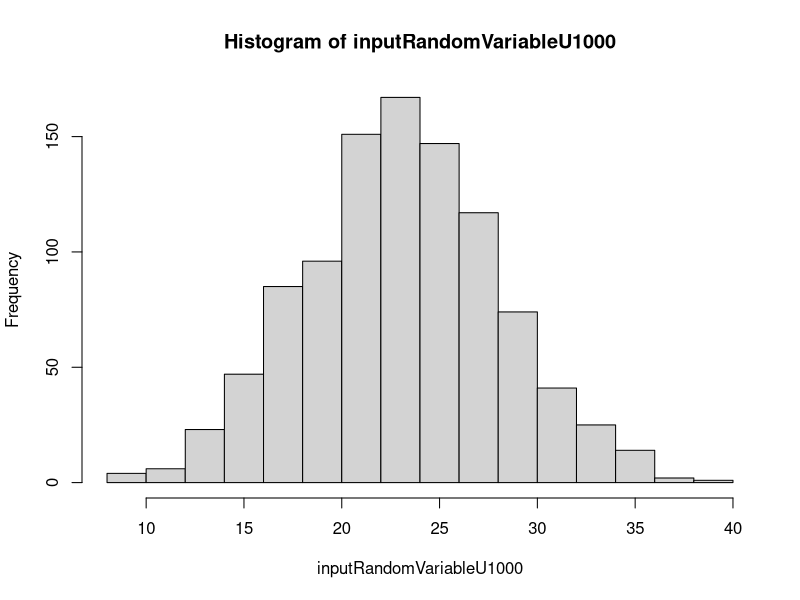
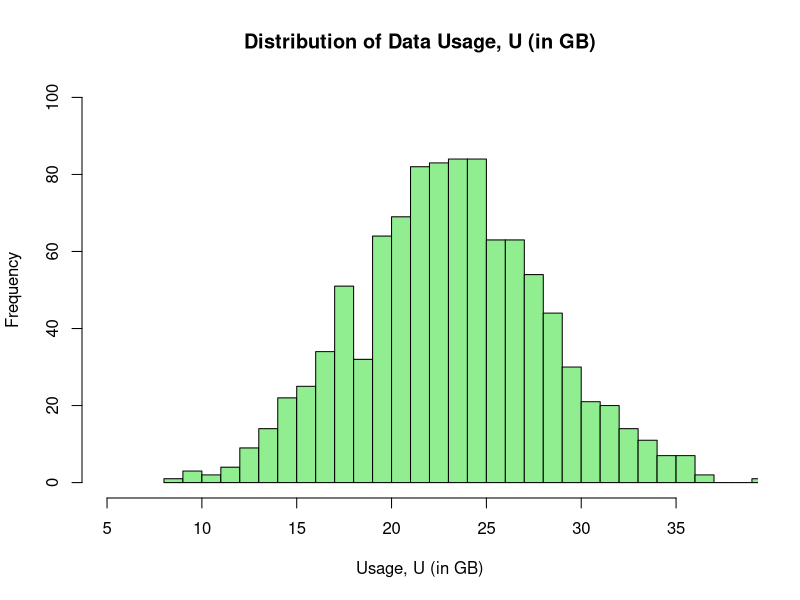
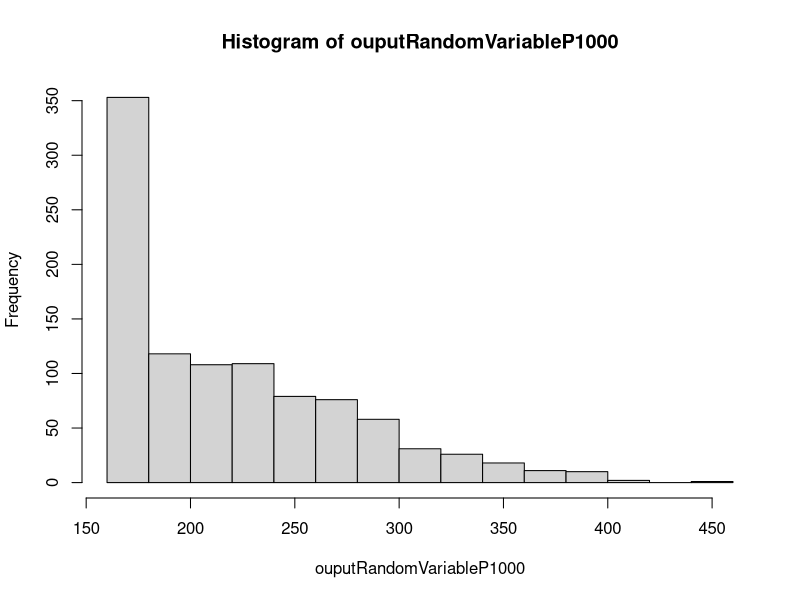
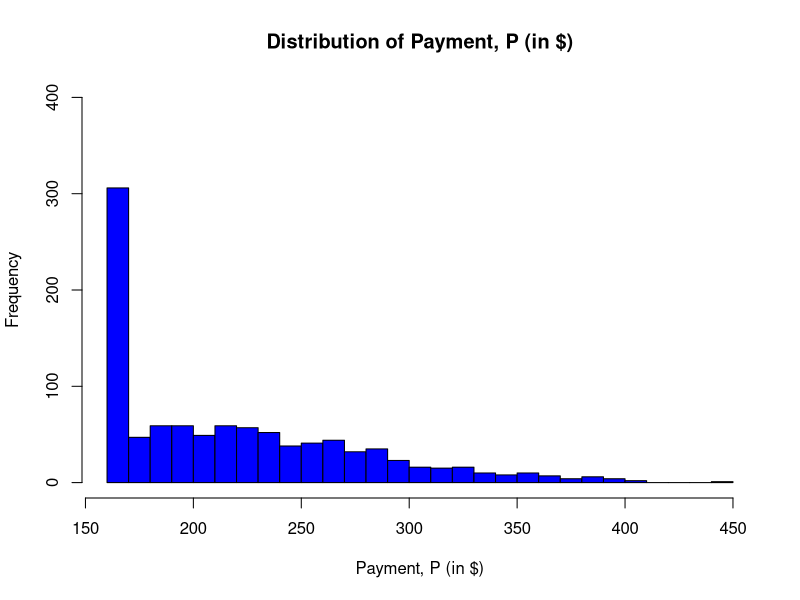

Recreate these plots in R, in order.
# Data plan
dataAllowance = 20
fixedPayment = 160
rateAboveAllowance = 15

# Data statistics
expectedDataUsage = 23
stDevDataUsage = 5

# set seed
set.seed(123)

# sample data & sample statistics
inputRandomVariableU1000 = rnorm(1000, expectedDataUsage, stDevDataUsage)
histinfo<-hist(inputRandomVariableU1000)
histinfo
mean(inputRandomVariableU1000)
sd(inputRandomVariableU1000)

min(inputRandomVariableU1000)
max(inputRandomVariableU1000)

# hitogram of sample data usage
hist(inputRandomVariableU1000, 
     breaks=40, 
     xlab="Usage, U (in GB)", 
     main="Distribution of Data Usage, U (in GB)", 
     col="lightgreen", 
     xlim=c(5,38),  
     ylim=c(0, 100))


# sample payment data and statistics
ouputRandomVariableP1000 = 160 + ifelse(inputRandomVariableU1000 > 20, 15 * (inputRandomVariableU1000 - 20), 0)
histinfo<-hist(ouputRandomVariableP1000)
histinfo
mean(ouputRandomVariableP1000)
sd(ouputRandomVariableP1000)
min(ouputRandomVariableP1000)
max(ouputRandomVariableP1000)

# hitogram of sample payment
hist(ouputRandomVariableP1000, 
     breaks=40, 
     xlab="Payment, P (in $)", 
     main="Distribution of Payment, P (in $)", 
     col="blue", 
     xlim=c(160,450),  
     ylim=c(0, 400))

